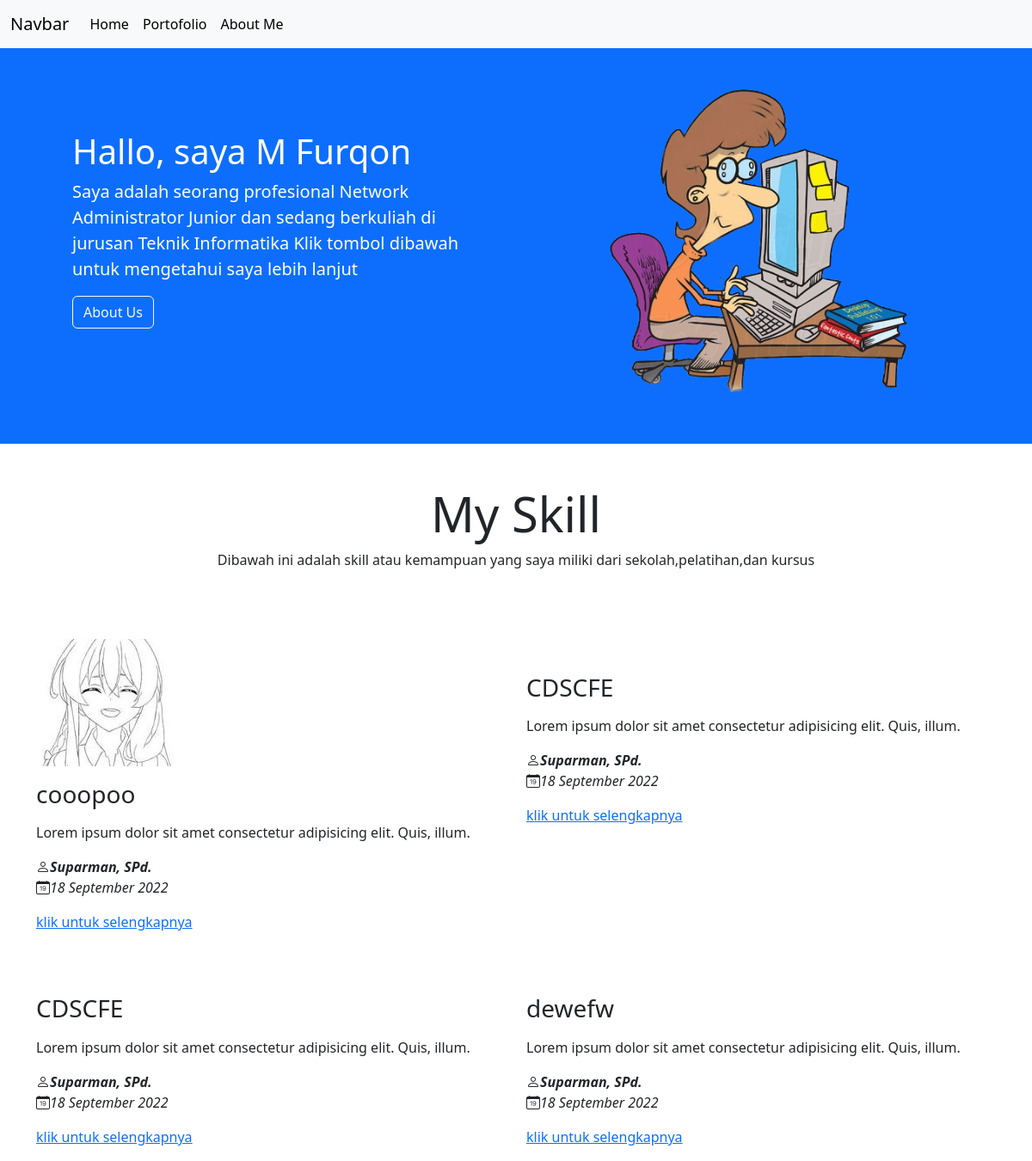
The page / on the database its author committed.
### tables this page shows
CREATE TABLE `artikel` (
  `id` int NOT NULL,
  `penulis` varchar(255) NOT NULL,
  `judul` varchar(255) NOT NULL,
  `konten` text NOT NULL,
  `gambar` varchar(100) DEFAULT NULL,
  `tanggal` date DEFAULT NULL,
  `tags` varchar(255) DEFAULT NULL
);

### controler/home.php (called while the page is built)
<?php
include 'db_connect.php';
$sql ='SELECT * FROM artikel ORDER BY id DESC LIMIT 4';
$query = mysqli_query($connect,$sql);
?>

### views/home.php (the view)
<section class="header text-bg-primary p-5">
        <div class="row row-cols-1 row-cols-md-2">
            <div class="col p-5">
            <h1>Hallo, saya M Furqon</h1>
            <p class="lead">Saya adalah seorang profesional <strong>Network Administrator Junior</strong> dan sedang berkuliah di jurusan <strong> Teknik Informatika</strong> Klik tombol dibawah untuk mengetahui saya lebih lanjut</p>
            <a href="aboutme.html" class="btn btn-outline-light">About Us</a>
        </div>
        <div class="col">
            <img src="user.png" class="img-fluid" alt="">
        </div>
     </section>
<section class="container text-center" >
    <div class="row p-5">
       <div class="col">
           <h1 class="display-4">My Skill</h1>
           <p>Dibawah ini adalah skill atau kemampuan yang saya miliki dari sekolah,pelatihan,dan kursus</p>
       </div>
    </div>
</section>
<section class="container ">
    <div class="row row-cols-1 row-cols-md-2">
        <?php
        while($data = mysqli_fetch_assoc($query)){
            ?>
        <div class="col-6 my-3">
            <img src="<?=$data['gambar']?>" alt="" class="img-fluid">
            <h3 class="my-3"><?=$data['judul']?></h3>
            <p>Lorem ipsum dolor sit amet consectetur adipisicing elit. Quis, illum.</p>
            <b><i class="bi bi-person">Suparman, SPd.</i></b>
            <p><i class="bi bi-calendar-date">18 September 2022</i></p>
            <a href="#">klik untuk selengkapnya</a>
        </div>
        <?php } ?>
    </div>
</section>

### rows shown on the page
artikel: gambar (picture), judul "cooopoo"
artikel: judul "CDSCFE"
artikel: judul "CDSCFE"
artikel: judul "dewefw"
